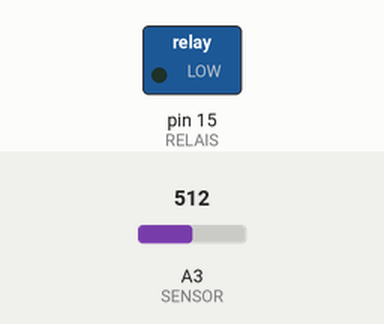
Bench run of a sketch on a simulated Arduino Uno, built with avr-gcc and run on an emulated ATmega328P. Shown: switched loads named in the sketch (green lamp = pin HIGH). Inputs (shaded band) come from the test bench; at power-on: A3 (SENSOR) = 512.

Above: at 1.2 s.
1.3 s: A3 (SENSOR) set to 411
3.2 s: A3 (SENSOR) set to 392
At 4.4 s:
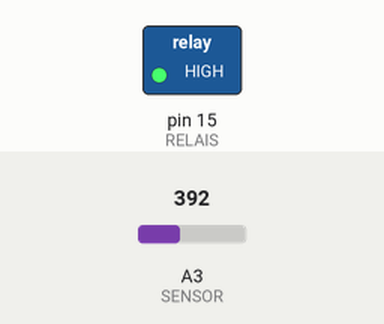
5.5 s: A3 (SENSOR) set to 585
7.2 s: A3 (SENSOR) set to 615
At 8.7 s:
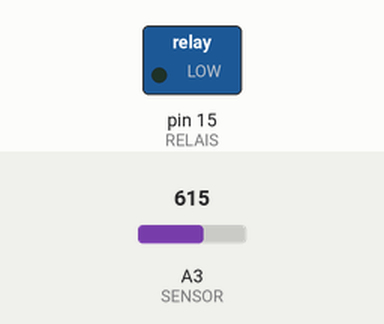
9.5 s: A3 (SENSOR) set to 390
At 11.4 s:
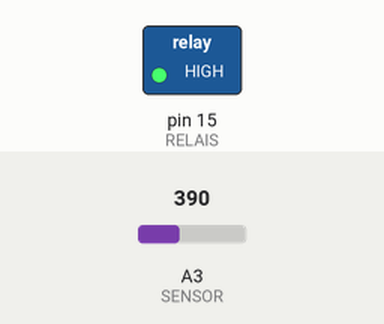
Timing chart, 0 to 12.5 s (numbered marks = the images above; inputs shaded):
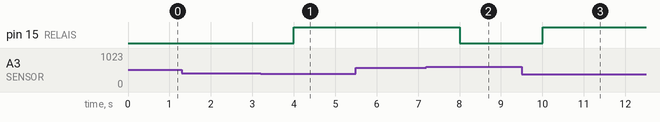

The sketch:

K11_1_Relais.ino
```cpp
#define SENSOR 3
#define RELAIS 15

boolean Relaiszustand = false;

void setup() {
  pinMode(RELAIS, OUTPUT);
}

void loop() {
  if(analogRead(SENSOR) < 400)
    Relaiszustand = true;

  if(analogRead(SENSOR) > 600)
    Relaiszustand = false;

  digitalWrite(RELAIS, Relaiszustand);
  delay(1000);
}
```

Measured:
- the behaviour switches between 400 and 399 on A3 (SENSOR) (found by bisection; images 0 and 1)
- the behaviour switches between 600 and 601 on A3 (SENSOR) (found by bisection; images 1 and 2)
- after the input at 1.3 s, every drawn part: stays the same
- after the input at 3.2 s, pin 15 (RELAIS): LOW → HIGH after 0.80 s
- after the input at 5.5 s, every drawn part: stays the same
- after the input at 7.2 s, pin 15 (RELAIS): HIGH → LOW after 0.80 s
- after the input at 9.5 s, pin 15 (RELAIS): LOW → HIGH after 0.50 s
